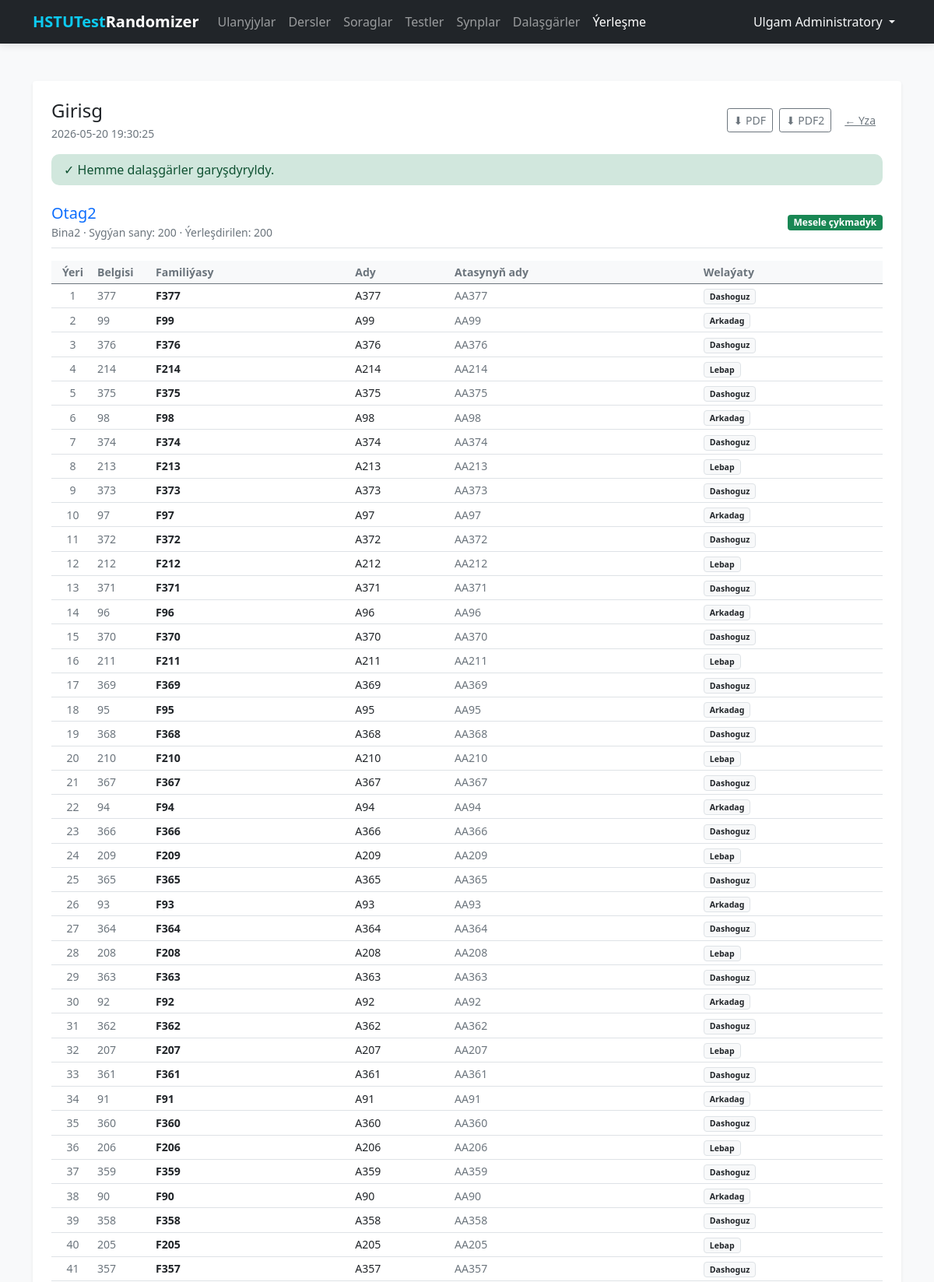
/exam/1 (signed in, upper part), run on the app's committed database.
### tables this page shows
CREATE TABLE users (
    id INTEGER PRIMARY KEY AUTOINCREMENT,
    full_name TEXT NOT NULL,
    username TEXT UNIQUE NOT NULL,
    password TEXT NOT NULL
);

CREATE TABLE exam_sessions (
    id INTEGER PRIMARY KEY AUTOINCREMENT,
    name TEXT NOT NULL,
    created_at TEXT NOT NULL DEFAULT (datetime('now', 'localtime'))
);

CREATE TABLE classrooms (
    id INTEGER PRIMARY KEY AUTOINCREMENT,
    name TEXT NOT NULL UNIQUE,
    location TEXT NOT NULL,
    capacity INTEGER NOT NULL CHECK (capacity > 0),
    is_active INTEGER DEFAULT 1
);

CREATE TABLE exam_placements (
    id INTEGER PRIMARY KEY AUTOINCREMENT,
    session_id INTEGER NOT NULL,
    classroom_id INTEGER NOT NULL,
    student_id INTEGER NOT NULL,
    seat_number INTEGER NOT NULL,
    FOREIGN KEY (session_id) REFERENCES exam_sessions(id) ON DELETE CASCADE,
    FOREIGN KEY (classroom_id) REFERENCES classrooms(id),
    FOREIGN KEY (student_id) REFERENCES students(id)
);

CREATE TABLE students (
    id INTEGER PRIMARY KEY AUTOINCREMENT,
    number TEXT,
    last_name TEXT NOT NULL,
    first_name TEXT NOT NULL,
    patronymic TEXT,
    region TEXT NOT NULL
);

### routes/exam.py (the view)
@exam_bp.route('/<int:id>')
@login_required
def detail(id: int):
    db = get_db_connection()
    session = db.execute('SELECT * FROM exam_sessions WHERE id = ?', (id,)).fetchone()
    if not session:
        db.close()
        flash('Ýerleşdirme tapylmady', 'danger')
        return redirect(url_for('exam.index'))
    classrooms_data = _load_classrooms_data(db, id)
    db.close()
    total_conflicts = sum(rd['conflicts'] for rd in classrooms_data)
    return render_template(
        'exam/detail.html',
        session=session,
        classrooms_data=classrooms_data,
        total_conflicts=total_conflicts,
    )

### database.py (called while the page is built)
def get_db_connection():
    conn = sqlite3.connect(DATABASE)
    conn.row_factory = sqlite3.Row
    return conn

### routes/exam.py (called while the page is built)
def _count_conflicts(students: list) -> int:
    return sum(
        1 for i in range(len(students) - 1)
        if students[i]['region'] == students[i + 1]['region']
    )

### templates/exam/detail.html (shortened to what this page needs)
{% extends 'base.html' %}
{% block content %}
<div class="main-card shadow-sm p-4 bg-white rounded">
    <div class="d-flex justify-content-between align-items-center mb-2">
        <div>
            <h2 class="h4 mb-0">{{ session.name }}</h2>
            <div class="text-muted small mt-1">{{ session.created_at }}</div>
        </div>
        <div class="d-flex gap-2">
            <a href="{{ url_for('exam.export_pdf', id=session.id) }}"
               class="btn btn-outline-secondary btn-sm">⬇ PDF</a>
            <a href="{{ url_for('exam.export_pdf2', id=session.id) }}"
               class="btn btn-outline-secondary btn-sm">⬇ PDF2</a>
            <a href="{{ url_for('exam.index') }}"
               class="btn btn-link text-secondary btn-sm">← Yza</a>
        </div>
    </div>
    {% if total_conflicts == 0 %}
    <div class="alert alert-success py-2 mt-3 mb-4">
        ✓ Hemme dalaşgärler garyşdyryldy.
    </div>
    {% else %}
    <div class="alert alert-warning py-2 mt-3 mb-4">
        ⚠ Garyşdyrmak mümkin bolmadyklaryň sany: <strong>{{ total_conflicts }}</strong> —
        goýy sary reňkde görkezilen.
    </div>
    {% endif %}
    {% for room_data in classrooms_data %}
    {% set c = room_data.classroom %}
    {% set sts = room_data.students %}
    <div class="mb-5">
        <div class="d-flex justify-content-between align-items-center border-bottom pb-2 mb-3">
            <div>
                <h5 class="mb-0 text-primary">{{ c.name }}</h5>
                <small class="text-muted">
                    {{ c.location }} · Sygýan sany: {{ c.capacity }} · Ýerleşdirilen: {{ sts|length }}
                </small>
            </div>
            {% if room_data.conflicts > 0 %}
            <span class="badge bg-warning text-dark">{{ room_data.conflicts }} mesele çykdy.</span>
            {% else %}
            <span class="badge bg-success">Mesele çykmadyk</span>
            {% endif %}
        </div>
        <div class="table-responsive">
            <table class="table table-sm align-middle" style="font-size: 0.88rem;">
                <thead class="table-light text-secondary">
                    <tr>
                        <th style="width: 55px;" class="text-center">Ýeri</th>
                        <th style="width: 75px;">Belgisi</th>
                        <th>Familiýasy</th>
                        <th>Ady</th>
                        <th>Atasynyň ady</th>
                        <th>Welaýaty</th>
                    </tr>
                </thead>
                <tbody>
                    {% set ns = namespace(prev='') %}
                    {% for s in sts %}
                    {% set conflict = ns.prev != '' and s.region == ns.prev %}
                    <tr class="{{ 'table-warning' if conflict else '' }}">
                        <td class="text-center text-muted">{{ s.seat_number }}</td>
                        <td class="text-muted">{{ s.student_number or '—' }}</td>
                        <td class="fw-bold">{{ s.last_name }}</td>
                        <td>{{ s.first_name }}</td>
                        <td class="text-muted">{{ s.patronymic or '' }}</td>
                        <td>
                            <span class="badge bg-light text-dark border {{ 'border-warning' if conflict else '' }}">
                                {{ s.region }}
                            </span>
                        </td>
                    </tr>
                    {% set ns.prev = s.region %}
                    {% endfor %}
                </tbody>
            </table>
        </div>
    </div>
    {% endfor %}
</div>
{% endblock %}

### templates/base.html (shortened to what this page needs)
<!DOCTYPE html>
<html lang="ru">
<head>
    <link rel="stylesheet" href="{{ url_for('static', filename='css/bootstrap.min.css') }}">
</head>
<body>
    <nav class="navbar navbar-expand-lg navbar-dark bg-dark">
        <div class="container">
            <a class="navbar-brand fw-bold" href="/">
                <span class="text-info">HSTUTest</span>Randomizer
            </a>
            <div class="collapse navbar-collapse" id="navbarNav">
                <ul class="navbar-nav me-auto">
                    {% if current_user.is_authenticated %}
                    <li class="nav-item">
                        <a class="nav-link {{ 'active' if request.endpoint == 'users.index' }}"
                            href="{{ url_for('users.index') }}">Ulanyjylar</a>
                    </li>
                    <li class="nav-item">
                        <a class="nav-link" href="{{ url_for('subjects.index') }}">Dersler</a>
                    </li>
                    <li class="nav-item">
                        <a class="nav-link" href="{{ url_for('questions.index') }}">Soraglar</a>
                    </li>
                    <li class="nav-item">
                        <a class="nav-link {{ 'active' if request.endpoint and request.endpoint.startswith('tests.') }}"
                            href="{{ url_for('tests.index') }}">Testler</a>
                    </li>
                    <li class="nav-item">
                        <a class="nav-link {{ 'active' if request.endpoint and request.endpoint.startswith('classrooms.') }}"
                            href="{{ url_for('classrooms.index') }}">Synplar</a>
                    </li>
                    <li class="nav-item">
                        <a class="nav-link {{ 'active' if request.endpoint and request.endpoint.startswith('students.') }}"
                            href="{{ url_for('students.index') }}">Dalaşgärler</a>
                    </li>
                    <li class="nav-item">
                        <a class="nav-link {{ 'active' if request.endpoint and request.endpoint.startswith('exam.') }}"
                            href="{{ url_for('exam.index') }}">Ýerleşme</a>
                    </li>
                    {% endif %}
                </ul>
                <ul class="navbar-nav">
                    {% if current_user.is_authenticated %}
                    <li class="nav-item dropdown">
                        <a class="nav-link dropdown-toggle text-light" href="#" id="userDropdown" role="button"
                            data-bs-toggle="dropdown">
                            {{ current_user.full_name }}
                        </a>
                    </li>
                    {% else %}
                    <li class="nav-item">
                        <a class="nav-link" href="{{ url_for('auth.login') }}">Ulgama girmek</a>
                    </li>
                    {% endif %}
                </ul>
            </div>
        </div>
    </nav>
    <div class="container">
        {% block content %}{% endblock %}
    </div>
</body>
</html>

### templates/base.html (style rules this page uses)
:root { --bg-color: #f8f9fa; }
body { background-color: var(--bg-color); font-family: 'Segoe UI', Tahoma, Geneva, Verdana, sans-serif; }
.navbar { box-shadow: 0 2px 10px rgba(0, 0, 0, 0.1); }
.main-card { background: #ffffff; border: none; border-radius: 12px; box-shadow: 0 0.5rem 1rem rgba(0, 0, 0, 0.05); padding: 2rem; margin-top: 2rem; }
.alert { border-radius: 10px; border: none; }

### data on the page
users: full_name "Ulgam Administratory"
exam_sessions: name "Girisg", created_at "2026-05-20 19:30:25"
classrooms: name "Otag2", location "Bina2", capacity "200"
exam_placements: seat_number "1", number "377", last_name "F377", first_name "A377", patronymic "AA377", region "Dashoguz"
exam_placements: seat_number "2", number "99", last_name "F99", first_name "A99", patronymic "AA99", region "Arkadag"
exam_placements: seat_number "3", number "376", last_name "F376", first_name "A376", patronymic "AA376", region "Dashoguz"
exam_placements: seat_number "4", number "214", last_name "F214", first_name "A214", patronymic "AA214", region "Lebap"
exam_placements: seat_number "5", number "375", last_name "F375", first_name "A375", patronymic "AA375", region "Dashoguz"
exam_placements: seat_number "6", number "98", last_name "F98", first_name "A98", patronymic "AA98", region "Arkadag"
exam_placements: seat_number "7", number "374", last_name "F374", first_name "A374", patronymic "AA374", region "Dashoguz"
exam_placements: seat_number "8", number "213", last_name "F213", first_name "A213", patronymic "AA213", region "Lebap"
exam_placements: seat_number "9", number "373", last_name "F373", first_name "A373", patronymic "AA373", region "Dashoguz"
exam_placements: seat_number "10", number "97", last_name "F97", first_name "A97", patronymic "AA97", region "Arkadag"
exam_placements: seat_number "11", number "372", last_name "F372", first_name "A372", patronymic "AA372", region "Dashoguz"
exam_placements: seat_number "12", number "212", last_name "F212", first_name "A212", patronymic "AA212", region "Lebap"
exam_placements: seat_number "13", number "371", last_name "F371", first_name "A371", patronymic "AA371", region "Dashoguz"
exam_placements: seat_number "14", number "96", last_name "F96", first_name "A96", patronymic "AA96", region "Arkadag"
exam_placements: seat_number "15", number "370", last_name "F370", first_name "A370", patronymic "AA370", region "Dashoguz"
exam_placements: seat_number "16", number "211", last_name "F211", first_name "A211", patronymic "AA211", region "Lebap"
exam_placements: seat_number "17", number "369", last_name "F369", first_name "A369", patronymic "AA369", region "Dashoguz"
exam_placements: seat_number "18", number "95", last_name "F95", first_name "A95", patronymic "AA95", region "Arkadag"
exam_placements: seat_number "19", number "368", last_name "F368", first_name "A368", patronymic "AA368", region "Dashoguz"
exam_placements: seat_number "20", number "210", last_name "F210", first_name "A210", patronymic "AA210", region "Lebap"
exam_placements: seat_number "21", number "367", last_name "F367", first_name "A367", patronymic "AA367", region "Dashoguz"
exam_placements: seat_number "22", number "94", last_name "F94", first_name "A94", patronymic "AA94", region "Arkadag"
exam_placements: seat_number "23", number "366", last_name "F366", first_name "A366", patronymic "AA366", region "Dashoguz"
exam_placements: seat_number "24", number "209", last_name "F209", first_name "A209", patronymic "AA209", region "Lebap"
exam_placements: seat_number "25", number "365", last_name "F365", first_name "A365", patronymic "AA365", region "Dashoguz"
exam_placements: seat_number "26", number "93", last_name "F93", first_name "A93", patronymic "AA93", region "Arkadag"
exam_placements: seat_number "27", number "364", last_name "F364", first_name "A364", patronymic "AA364", region "Dashoguz"
exam_placements: seat_number "28", number "208", last_name "F208", first_name "A208", patronymic "AA208", region "Lebap"
exam_placements: seat_number "29", number "363", last_name "F363", first_name "A363", patronymic "AA363", region "Dashoguz"
exam_placements: seat_number "30", number "92", last_name "F92", first_name "A92", patronymic "AA92", region "Arkadag"
exam_placements: seat_number "31", number "362", last_name "F362", first_name "A362", patronymic "AA362", region "Dashoguz"
exam_placements: seat_number "32", number "207", last_name "F207", first_name "A207", patronymic "AA207", region "Lebap"
exam_placements: seat_number "33", number "361", last_name "F361", first_name "A361", patronymic "AA361", region "Dashoguz"
exam_placements: seat_number "34", number "91", last_name "F91", first_name "A91", patronymic "AA91", region "Arkadag"
exam_placements: seat_number "35", number "360", last_name "F360", first_name "A360", patronymic "AA360", region "Dashoguz"
exam_placements: seat_number "36", number "206", last_name "F206", first_name "A206", patronymic "AA206", region "Lebap"
exam_placements: seat_number "37", number "359", last_name "F359", first_name "A359", patronymic "AA359", region "Dashoguz"
exam_placements: seat_number "38", number "90", last_name "F90", first_name "A90", patronymic "AA90", region "Arkadag"
exam_placements: seat_number "39", number "358", last_name "F358", first_name "A358", patronymic "AA358", region "Dashoguz"
exam_placements: seat_number "40", number "205", last_name "F205", first_name "A205", patronymic "AA205", region "Lebap"
exam_placements: seat_number "41", number "357", last_name "F357", first_name "A357", patronymic "AA357", region "Dashoguz"

### other printed values
{{ sts|length }} "200"
